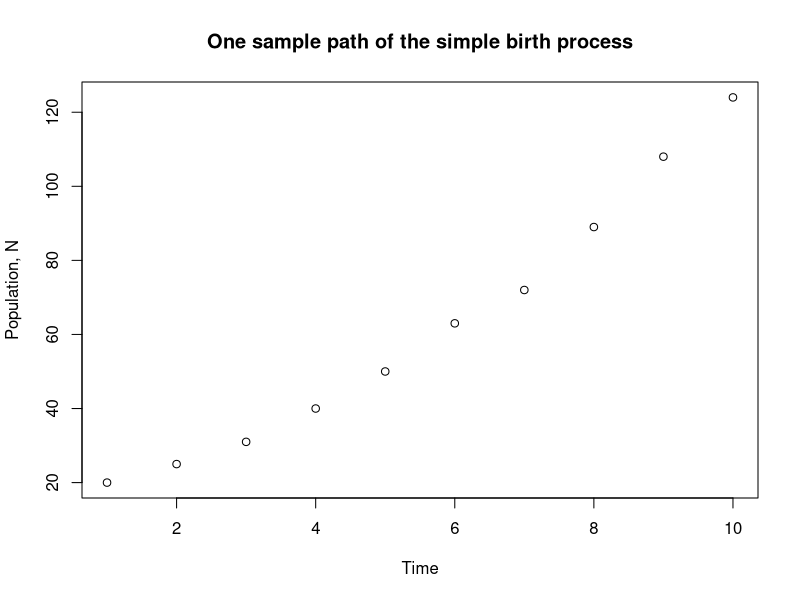
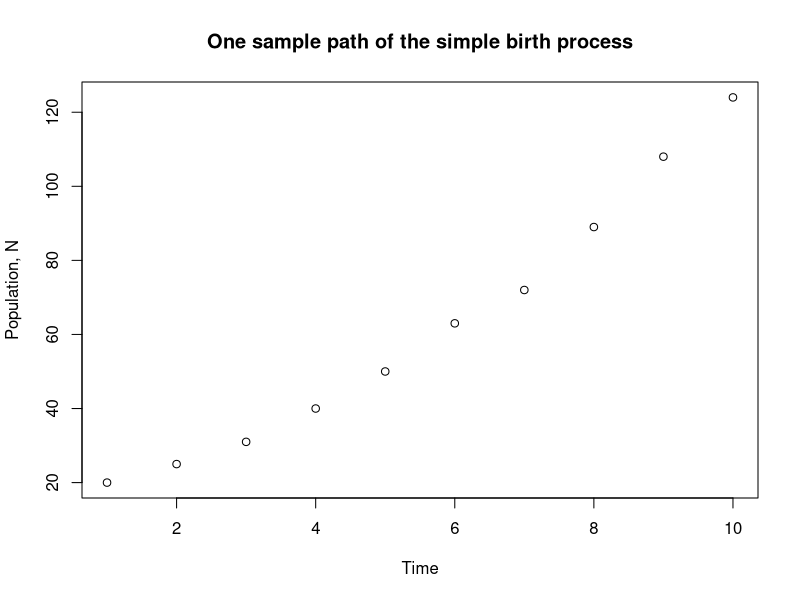
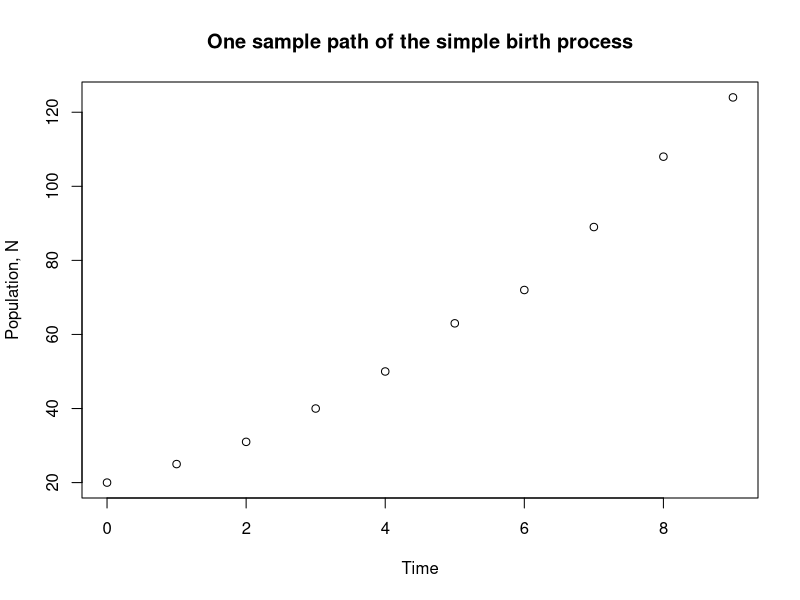
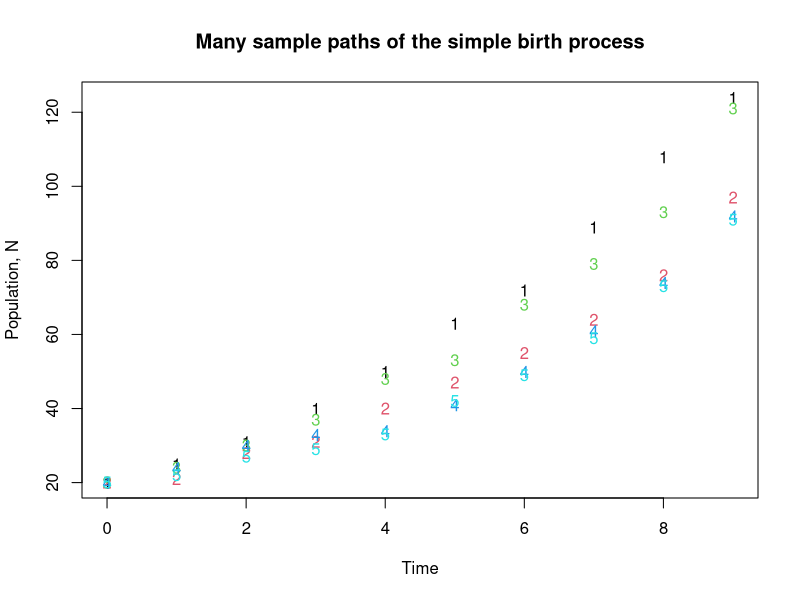
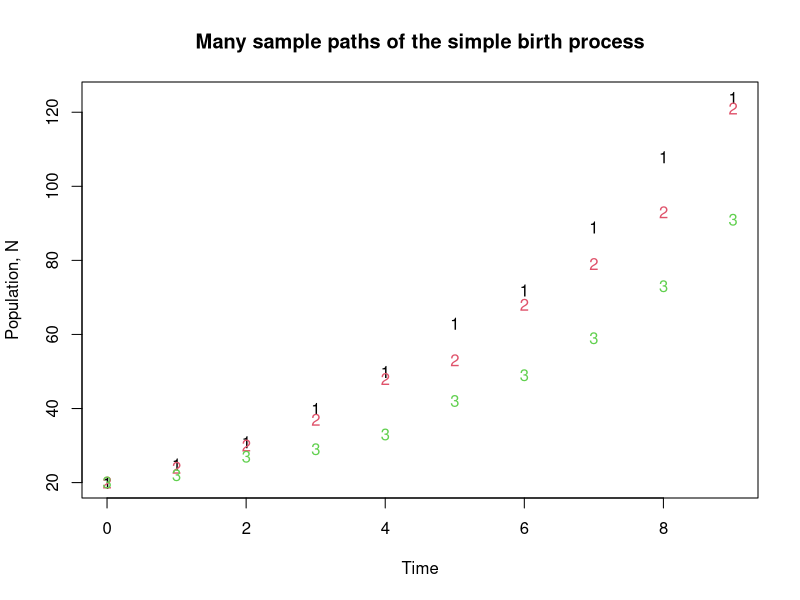
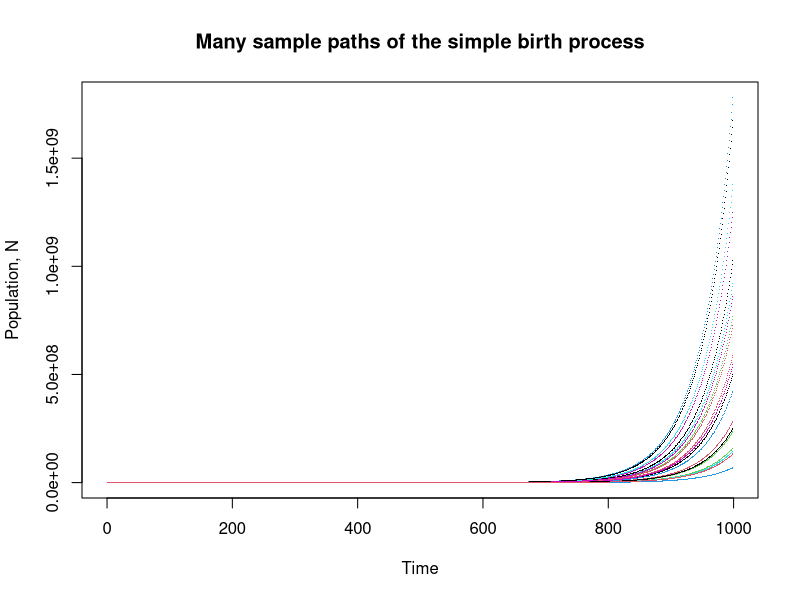
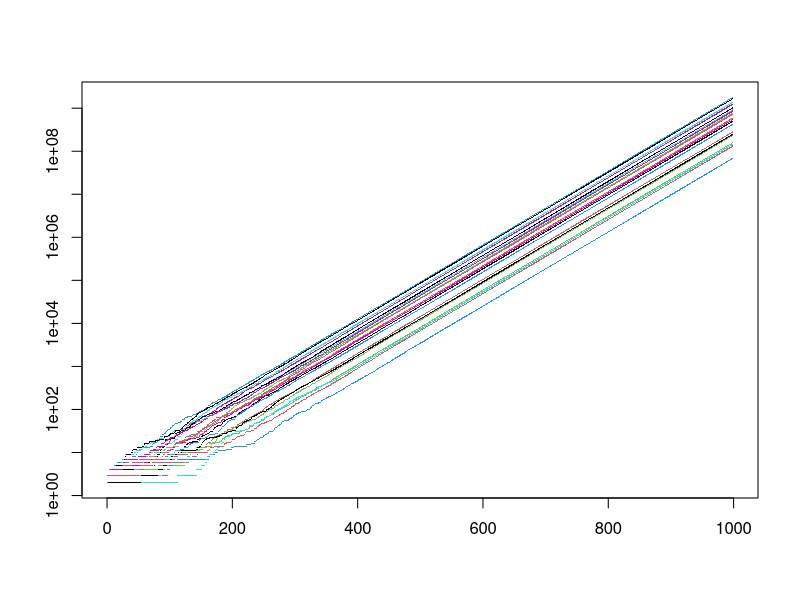
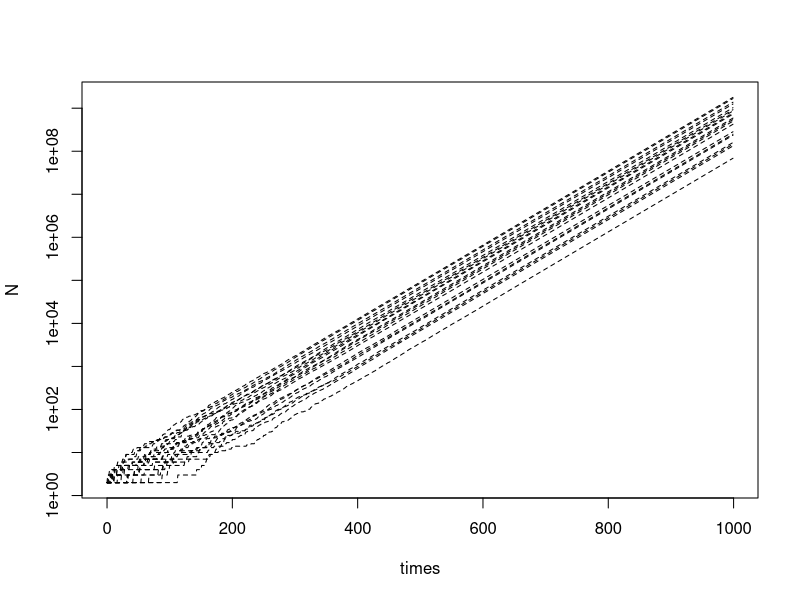

Write the R code that produced these figures, in order.
## ---- chunk 1
T = 10
No = 20
N = rep(0,length=T)
## ---- chunk 2
N[1] = No
## ---- chunk 3
b = .2
births = rbinom(1,N[1],b)
## ---- chunk 4
for (t in 1:(T-1)) {
  N[t+1] = N[t] + rbinom(1,N[t],b)
}
## ---- chunk 5
 T = 10
 S = 5
 N = matrix(0,nrow = T, ncol = S)
 N[1,] = 20
 b = .2
 for (t in 1:(T-1)) {
     N[t+1,] = N[t,] + rbinom(S,N[t,],b)
   }
## ---- chunk 6
head(N)
## ---- chunk 7
plot(N[,1], 
     xlab="Time",ylab="Population, N",
     main="One sample path of the simple birth process"
		 )
## ---- chunk 8
plot(N[,1],ann=FALSE) 
title(xlab="Time",
ylab="Population, N", 
main="One sample path of the simple birth process")
## ---- chunk 9
times = 1:T - 1
plot(times,N[,1],ann=FALSE) 
title(xlab="Time", 
ylab="Population, N", 
main="One sample path of the simple birth process")
## ---- chunk 10
matplot(times,N,ann=FALSE)
title(xlab="Time", 
  ylab="Population, N", 
  main="Many sample paths of the simple birth process")
## ---- chunk 11
matplot(times,N[,c(1,3,5)],ann=FALSE)
title(xlab="Time", 
  ylab="Population, N", 
  main="Many sample paths of the simple birth process")
## ---- chunk 12
birthprocess = function(b = 0.01, No = 2, T = 200, S = 10) {
    N = matrix(0.0,nrow = T, ncol = S)
    N[1,] = No
    for (t in 1:(T-1)) {
        N[t+1,] = N[t,] + rbinom(S,N[t,],b)
      }
    return(N)
}
## ---- chunk 13
N = birthprocess(b=0.02,No=2,T=1000,S=20)
## ---- chunk 14
times = 0:(dim(N)[1]-1)
matplot(times,N, pch=".",ann=FALSE)
title(xlab="Time", 
      ylab="Population, N", 
      main="Many sample paths of the simple birth process")
## ---- chunk 15
matplot(times,N[,], pch=".", log = "y",ann=FALSE)
## ---- chunk 16
matplot(times,N, col=1, lty = "dashed", type="l",log = "y")
## ---- chunk 17
matplot(times,N,ann=FALSE, 
        col=c("red","green","blue"), 
  lty = c("dashed","dotdash"), 
  type="l",
  log = "y")
## ---- chunk 18
matplot(times,N,ann=FALSE,
        col=c("red","green","blue"), 
  lty = "393C3F",
  type="l",
  log = "y")
## ---- chunk 19
T = dim(N)[1]
S = dim(N)[2]
df = data.frame(
       time = rep(1:T, times=S), 
 		   run = as.factor(rep(1:S,each=T)),
			 population = as.vector(N)
			 )
## ---- chunk 20
str(df)
## ---- chunk 21
library(ggplot2)

ggplot(df,aes(x=time,y=population)) + 
	geom_line(aes(col=run)) +
	scale_y_continuous(trans="log10")
